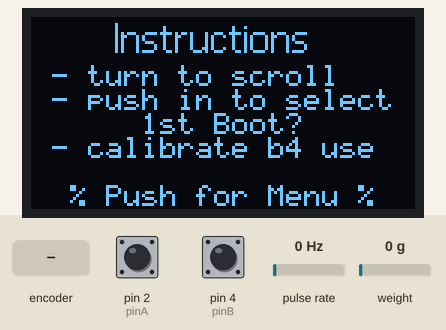
This sketch was run on a simulated Arduino Uno, built with avr-gcc and run on an emulated ATmega328P. On the bench: 128×64 one-colour display. Wiring (inferred from the names in the program): pulse sensor: data pin 3. The inputs (shaded band) are chosen by the test bench; at power-on: pulse rate 0 Hz, pin 2 (pinA) HIGH, pin 4 (pinB) HIGH, weight on the scale 0 g. What the sketch prints to the serial monitor is not drawn.

Above: at 1.2 s.
At 5.3 s:
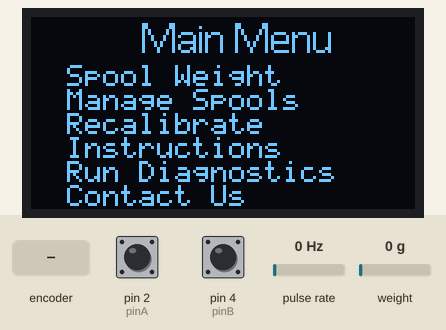
5.4 s: pulse rate (sensor on pin 3) set to 50 Hz
At 6.62 s:
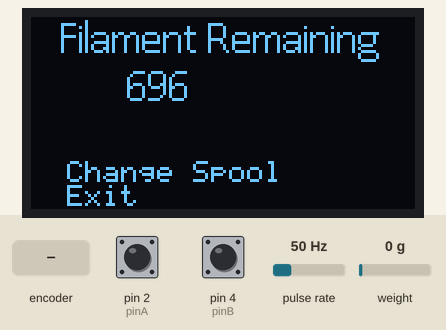
7.8 s: rotary encoder on pin 2 (pinA) / pin 4 (pinB) turned 2 steps (second pin leading)
At 8.28 s:
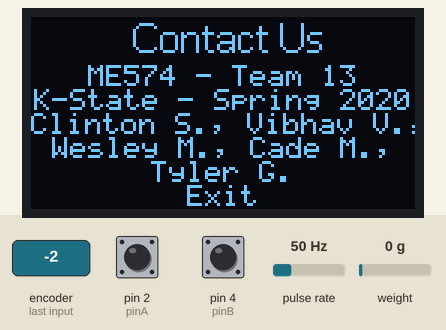
9.7 s: pulse rate (sensor on pin 3) set to 3 Hz
Timing chart, 0 to 12.7 s (numbered marks = the images above; inputs shaded):
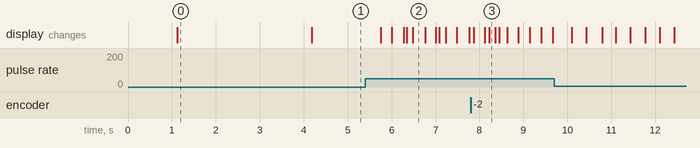

Measured:
- after the input at 5.4 s, the display: changes after 0.35 s (image 2)
- after the input at 7.8 s, the display: first changes after 0.07 s (image 3 shows a later state)
- what the display in image 0 shows lasts 3.1 s, from 1.1 s to 4.2 s

The sketch:

NewProj.ino
```cpp
#include <SPI.h>
#include "SSD1306Ascii.h"
#include "SSD1306AsciiAvrI2c.h"
#include <EEPROM.h>
#include "HX711.h"

//rotary encoder definitions
const byte pinA = 2;
const byte pinB = 4;
const byte encoderSW = 3;

//loadcell definitions
#define LOADCELL_DOUT_PIN 10
#define LOADCELL_SCK_PIN  11

HX711 scale;

//oled definitions
SSD1306AsciiAvrI2c oled;

int currentMenu = 0;
int currentMenuOption = 0;

int maxMenuOption;
int arrowOffsetFromTop = 7;

void setup()
{
Serial.begin(9600);
while(!Serial);

oledSetup();
//EEPROMBegin();
//EEPROMRetrieve();
rotaryEncoderSetup();
scaleSetup();

}
void loop()
{
  Serial.println(scale.get_units(5),1);
}

//////////////////////////////////////////////////////////////////////////////
//Display Controllers
void displayActiveMenu(int currentMenu = currentMenu)
{
  if(currentMenu == 0)
  {
    maxMenuOption = 0;
    arrowOffsetFromTop = 7;
    displayInstructionsMenu();
  }
  else if(currentMenu == 1)
  {
    maxMenuOption = 5;
    arrowOffsetFromTop = 2;
    displayMainMenu();
  }
  else if(currentMenu ==2)
  {
    maxMenuOption = 1;
    arrowOffsetFromTop = 6;
    displayFilamentRemaining(696);
  }
  else if(currentMenu ==3)
  {
    maxMenuOption = 5;
    arrowOffsetFromTop = 2;
    displaySpoolManagement();
  }
  else if(currentMenu ==4)
  {
    maxMenuOption = 1;
    arrowOffsetFromTop = 6;
    displayCalibrationMenu();
  }
  else if(currentMenu ==5)
  {
    maxMenuOption = 2;
    arrowOffsetFromTop = 3;
    displayDiagnosticsMenu();
  }
  else if(currentMenu ==6)
  {
    maxMenuOption = 0;
    arrowOffsetFromTop = 7;
    displayContactUs();
  }
  else if((currentMenu >= 7)&&(currentMenu <= 11))
  {
    maxMenuOption = 2;
    arrowOffsetFromTop = 4;
    displaySpool(currentMenu -6);
  }

  else if(currentMenu == 12)
  {
    maxMenuOption = 4;
    arrowOffsetFromTop = 2;
    displayChangeSpool();
  }
  else if(currentMenu == 13)
  {
    maxMenuOption = 2;
    arrowOffsetFromTop = 4;
    displayRecalibrateProcedure();
  }
}

void encoderClick()
{
  oled.clear();
  if(currentMenu == 0) //intro instructions
  {
    currentMenu = 1; //goto main menu
  }

  else if(currentMenu == 1) //main menu
  //spool weight, manage spools, recalib, instructions, diagnostics, contact us
  {
    if(currentMenuOption == 3) currentMenu = 0;
    else if(currentMenuOption == 4) currentMenu = 5;
    else if(currentMenuOption == 5) currentMenu = 6;
    else currentMenu = currentMenuOption+2;
  }
  else if(currentMenu == 2) //filament remaining
  //change spool or exit
    {
        if(currentMenuOption == 0)
        {
          currentMenu = 12; //change spool

        }
        else
        {
          currentMenu = 1; //main menu

        }
    }
  else if(currentMenu == 3) //spool mgmt
  {
      if(currentMenuOption ==5) currentMenu = 1; //main menu
      else currentMenu = currentMenuOption+7;

  }
  else if(currentMenu == 4) //calibration
  //recalib exit
    {
        if(currentMenuOption ==0)
        {
          currentMenu = 13; //goto recalib

        }
        else
        {
          currentMenu = 1; //main menu

        }
    }

  else if(currentMenu == 5) //diagnostics
    {
      if(currentMenuOption == 0)
      {
        //testRotaryEncoder();
      }
      else if(currentMenuOption == 1)
      {
        //testHX711();
      }
      else currentMenu = 1;
    }
    else if(currentMenu == 6) //contact us
    {
      currentMenu = 1;
    }
    else if(currentMenu == 7)
    {
      if(currentMenuOption==0) Serial.println("Change Color");
      else if(currentMenuOption==1)Serial.println("Adjust Weight");
      else currentMenu = 1;
    }
    else if(currentMenu == 8)
    {
      if(currentMenuOption==0) Serial.println("Change Color");
      else if(currentMenuOption==1)Serial.println("Adjust Weight");
      else currentMenu = 1;
    }
    else if(currentMenu == 9)
    {
      if(currentMenuOption==0) Serial.println("Change Color");
      else if(currentMenuOption==1)Serial.println("Adjust Weight");
      else currentMenu = 1;
    }
    else if(currentMenu == 10)
    {
      if(currentMenuOption==0) Serial.println("Change Color");
      else if(currentMenuOption==1)Serial.println("Adjust Weight");
      else currentMenu = 1;
    }
    else if(currentMenu == 11)
    {
      if(currentMenuOption==0) Serial.println("Change Color");
      else if(currentMenuOption==1)Serial.println("Adjust Weight");
      else currentMenu = 1;
    }
    else if(currentMenu == 12)
    {
      if(currentMenuOption ==0) Serial.println("Spool 1");
      else if(currentMenuOption==1)Serial.println("Spool 2");
      else if(currentMenuOption==2)Serial.println("Spool 3");
      else if(currentMenuOption==3)Serial.println("Spool 4");
      else if(currentMenuOption==4)Serial.println("Spool 5");
      currentMenu = 2;
    }
    else if(currentMenu == 13)
    {
      if(currentMenuOption ==0) Serial.println("Adjust calib #");
      else if(currentMenuOption ==0) Serial.println("zero scale");
      else currentMenu = 1;
    }
  currentMenuOption = 0;
  displayActiveMenu(currentMenu);


}

void menuIncrement(byte a)
{
  if(a==0)
  {
    //Serial.println("Increment down");
    if(currentMenuOption == maxMenuOption) currentMenuOption = 0;
    else currentMenuOption++;

  }
  else
  {
    //Serial.println("Increment up");

    if(currentMenuOption == 0) currentMenuOption = maxMenuOption;
    else currentMenuOption--;
  }
  Serial.println(currentMenuOption);
  oled.clear();
  oled.setCursor(0,arrowOffsetFromTop+currentMenuOption);
  oled.print("->");
  displayActiveMenu();
}

//////////////////////////////////////////////////////////////////////////////
//Encoder Functions
void encoderRotateInterrupt()
{
  static unsigned long lastInterruptTime = 0;
  unsigned long interruptTime = millis();
  if(interruptTime - lastInterruptTime > 5)
  {
    if(digitalRead(pinB)==LOW) menuIncrement(0);
    else menuIncrement(1);
  }
  lastInterruptTime = interruptTime;
}

void encoderClickInterrupt()
{
  static unsigned long lastInterruptTime = 0;
  unsigned long interruptTime = millis();

  if(interruptTime - lastInterruptTime > 10)
  {
  Serial.println("Encoder Clicked");
  encoderClick();
  delay(50);
  }
  lastInterruptTime = interruptTime;
}

//////////////////////////////////////////////////////////////////////////////
//Setup Functions
void rotaryEncoderSetup()
{
  pinMode(pinA, INPUT_PULLUP);
  pinMode(pinB, INPUT_PULLUP);
  pinMode(encoderSW, INPUT_PULLUP);
  attachInterrupt(digitalPinToInterrupt(pinA), encoderRotateInterrupt, LOW);
  attachInterrupt(digitalPinToInterrupt(encoderSW), encoderClickInterrupt, LOW);
}
void scaleSetup()
{
  scale.begin(LOADCELL_DOUT_PIN, LOADCELL_SCK_PIN);
  scale.set_scale(getCalibrationFactor());
  scale.set_offset(getCalibrationOffset());
}
void oledSetup()
{
  oled.begin(&Adafruit128x64, 0x3C);
  oled.setFont(Adafruit5x7);
  oled.clear();
  displayCreditsIntroMenu();
  delay(1000);
  oled.clear();
  displayInstructionsMenu();
  delay(3000);
}
```

Source omitted: StoredData.ino (11694 bytes)
